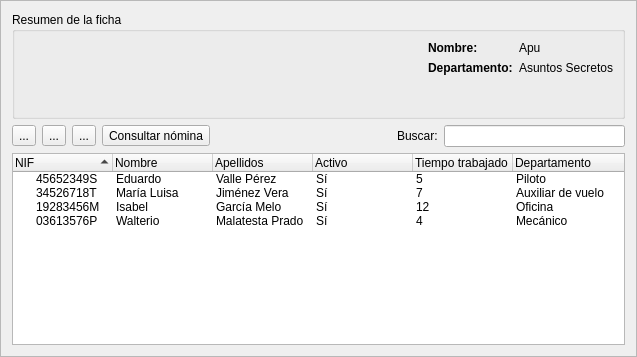
<?xml version="1.0" encoding="UTF-8"?>
<ui version="4.0">
 <class>FConsultarfichaempleado</class>
 <widget class="QFrame" name="FConsultarfichaempleado">
  <property name="windowTitle">
   <string>Frame</string>
  </property>
  <property name="frameShape">
   <enum>QFrame::StyledPanel</enum>
  </property>
  <property name="frameShadow">
   <enum>QFrame::Raised</enum>
  </property>
  <layout class="QVBoxLayout" name="verticalLayout">
   <item>
    <widget class="QGroupBox" name="groupBox">
     <property name="sizePolicy">
      <sizepolicy hsizetype="Preferred" vsizetype="Maximum">
       <horstretch>0</horstretch>
       <verstretch>0</verstretch>
      </sizepolicy>
     </property>
     <property name="maximumSize">
      <size>
       <width>16777215</width>
       <height>107</height>
      </size>
     </property>
     <property name="title">
      <string>Resumen de la ficha</string>
     </property>
     <layout class="QGridLayout" name="gridLayout">
      <item row="0" column="0" rowspan="3">
       <widget class="QLabel" name="foto">
        <property name="sizePolicy">
         <sizepolicy hsizetype="Fixed" vsizetype="Fixed">
          <horstretch>0</horstretch>
          <verstretch>0</verstretch>
         </sizepolicy>
        </property>
        <property name="minimumSize">
         <size>
          <width>81</width>
          <height>71</height>
         </size>
        </property>
        <property name="maximumSize">
         <size>
          <width>81</width>
          <height>71</height>
         </size>
        </property>
        <property name="baseSize">
         <size>
          <width>81</width>
          <height>71</height>
         </size>
        </property>
        <property name="text">
         <string/>
        </property>
        <property name="pixmap">
         <pixmap resource="../appRes.qrc">:/Images/images/Apu.png</pixmap>
        </property>
        <property name="scaledContents">
         <bool>true</bool>
        </property>
       </widget>
      </item>
      <item row="0" column="1" rowspan="2">
       <spacer name="horizontalSpacer_2">
        <property name="orientation">
         <enum>Qt::Horizontal</enum>
        </property>
        <property name="sizeHint" stdset="0">
         <size>
          <width>317</width>
          <height>20</height>
         </size>
        </property>
       </spacer>
      </item>
      <item row="0" column="2">
       <widget class="QLabel" name="label_2">
        <property name="text">
         <string>&lt;html&gt;&lt;head/&gt;&lt;body&gt;&lt;p&gt;&lt;span style=&quot; font-weight:600;&quot;&gt;Nombre:&lt;/span&gt;&lt;/p&gt;&lt;/body&gt;&lt;/html&gt;</string>
        </property>
       </widget>
      </item>
      <item row="0" column="3">
       <widget class="QLabel" name="lbl_nombre">
        <property name="text">
         <string>Apu</string>
        </property>
       </widget>
      </item>
      <item row="1" column="2">
       <widget class="QLabel" name="label_3">
        <property name="text">
         <string>&lt;html&gt;&lt;head/&gt;&lt;body&gt;&lt;p&gt;&lt;span style=&quot; font-weight:600;&quot;&gt;Departamento:&lt;/span&gt;&lt;/p&gt;&lt;/body&gt;&lt;/html&gt;</string>
        </property>
       </widget>
      </item>
      <item row="1" column="3">
       <widget class="QLabel" name="lbl_seccion">
        <property name="text">
         <string>Asuntos Secretos</string>
        </property>
       </widget>
      </item>
      <item row="2" column="2">
       <spacer name="verticalSpacer">
        <property name="orientation">
         <enum>Qt::Vertical</enum>
        </property>
        <property name="sizeHint" stdset="0">
         <size>
          <width>20</width>
          <height>22</height>
         </size>
        </property>
       </spacer>
      </item>
     </layout>
    </widget>
   </item>
   <item>
    <layout class="QHBoxLayout" name="horizontalLayout">
     <item>
      <widget class="QToolButton" name="tb_detalle">
       <property name="text">
        <string>...</string>
       </property>
       <property name="icon">
        <iconset resource="../appRes.qrc">
         <normaloff>:/Icons/tango-icons/16x16/actions/document-properties.png</normaloff>:/Icons/tango-icons/16x16/actions/document-properties.png</iconset>
       </property>
      </widget>
     </item>
     <item>
      <widget class="QToolButton" name="tb_registrar">
       <property name="text">
        <string>...</string>
       </property>
       <property name="icon">
        <iconset resource="../appRes.qrc">
         <normaloff>:/Icons/tango-icons/16x16/actions/list-add.png</normaloff>:/Icons/tango-icons/16x16/actions/list-add.png</iconset>
       </property>
      </widget>
     </item>
     <item>
      <widget class="QToolButton" name="tb_baja">
       <property name="text">
        <string>...</string>
       </property>
       <property name="icon">
        <iconset resource="../appRes.qrc">
         <normaloff>:/Icons/tango-icons/16x16/actions/list-remove.png</normaloff>:/Icons/tango-icons/16x16/actions/list-remove.png</iconset>
       </property>
      </widget>
     </item>
     <item>
      <widget class="QToolButton" name="tb_consnomina">
       <property name="text">
        <string>Consultar nómina</string>
       </property>
      </widget>
     </item>
     <item>
      <spacer name="horizontalSpacer">
       <property name="orientation">
        <enum>Qt::Horizontal</enum>
       </property>
       <property name="sizeHint" stdset="0">
        <size>
         <width>108</width>
         <height>20</height>
        </size>
       </property>
      </spacer>
     </item>
     <item>
      <widget class="QLabel" name="label">
       <property name="text">
        <string>Buscar:</string>
       </property>
      </widget>
     </item>
     <item>
      <widget class="QLineEdit" name="textoBusqueda"/>
     </item>
    </layout>
   </item>
   <item>
    <widget class="QTreeWidget" name="lista">
     <property name="editTriggers">
      <set>QAbstractItemView::DoubleClicked|QAbstractItemView::EditKeyPressed</set>
     </property>
     <property name="sortingEnabled">
      <bool>true</bool>
     </property>
     <column>
      <property name="text">
       <string>NIF</string>
      </property>
      <property name="textAlignment">
       <set>AlignLeft|AlignVCenter</set>
      </property>
      <property name="background">
       <color>
        <red>170</red>
        <green>255</green>
        <blue>255</blue>
       </color>
      </property>
     </column>
     <column>
      <property name="text">
       <string>Nombre</string>
      </property>
      <property name="textAlignment">
       <set>AlignLeft|AlignVCenter</set>
      </property>
      <property name="background">
       <color>
        <red>255</red>
        <green>170</green>
        <blue>127</blue>
       </color>
      </property>
     </column>
     <column>
      <property name="text">
       <string notr="true" comment="dfgf" extracomment="sdfggf">Apellidos</string>
      </property>
      <property name="textAlignment">
       <set>AlignLeft|AlignVCenter</set>
      </property>
      <property name="background">
       <color>
        <red>255</red>
        <green>170</green>
        <blue>255</blue>
       </color>
      </property>
     </column>
     <column>
      <property name="text">
       <string>Activo</string>
      </property>
     </column>
     <column>
      <property name="text">
       <string>Tiempo trabajado en la empresa</string>
      </property>
      <property name="textAlignment">
       <set>AlignLeft|AlignVCenter</set>
      </property>
      <property name="background">
       <color>
        <red>255</red>
        <green>255</green>
        <blue>127</blue>
       </color>
      </property>
     </column>
     <column>
      <property name="text">
       <string>Departamento</string>
      </property>
      <property name="background">
       <color>
        <red>255</red>
        <green>171</green>
        <blue>35</blue>
       </color>
      </property>
     </column>
     <item>
      <property name="text">
       <string>45652349S</string>
      </property>
      <property name="textAlignment">
       <set>AlignHCenter|AlignVCenter|AlignCenter</set>
      </property>
      <property name="text">
       <string>Eduardo</string>
      </property>
      <property name="text">
       <string>Valle Pérez</string>
      </property>
      <property name="textAlignment">
       <set>AlignLeft|AlignVCenter</set>
      </property>
      <property name="text">
       <string>Sí</string>
      </property>
      <property name="textAlignment">
       <set>AlignHCenter|AlignVCenter|AlignCenter</set>
      </property>
      <property name="text">
       <string>5</string>
      </property>
      <property name="textAlignment">
       <set>AlignHCenter|AlignVCenter|AlignCenter</set>
      </property>
      <property name="text">
       <string>Piloto</string>
      </property>
     </item>
     <item>
      <property name="text">
       <string>34526718T</string>
      </property>
      <property name="textAlignment">
       <set>AlignHCenter|AlignVCenter|AlignCenter</set>
      </property>
      <property name="text">
       <string>María Luisa</string>
      </property>
      <property name="background">
       <brush brushstyle="NoBrush">
        <color alpha="255">
         <red>255</red>
         <green>0</green>
         <blue>0</blue>
        </color>
       </brush>
      </property>
      <property name="text">
       <string>Jiménez Vera</string>
      </property>
      <property name="textAlignment">
       <set>AlignLeft|AlignVCenter</set>
      </property>
      <property name="text">
       <string>Sí</string>
      </property>
      <property name="textAlignment">
       <set>AlignHCenter|AlignVCenter|AlignCenter</set>
      </property>
      <property name="text">
       <string>7</string>
      </property>
      <property name="textAlignment">
       <set>AlignHCenter|AlignVCenter|AlignCenter</set>
      </property>
      <property name="text">
       <string>Auxiliar de vuelo</string>
      </property>
     </item>
     <item>
      <property name="text">
       <string>19283456M</string>
      </property>
      <property name="textAlignment">
       <set>AlignHCenter|AlignVCenter|AlignCenter</set>
      </property>
      <property name="text">
       <string>Isabel</string>
      </property>
      <property name="text">
       <string>García Melo</string>
      </property>
      <property name="textAlignment">
       <set>AlignLeft|AlignVCenter</set>
      </property>
      <property name="text">
       <string>Sí</string>
      </property>
      <property name="textAlignment">
       <set>AlignHCenter|AlignVCenter|AlignCenter</set>
      </property>
      <property name="text">
       <string>12</string>
      </property>
      <property name="textAlignment">
       <set>AlignHCenter|AlignVCenter|AlignCenter</set>
      </property>
      <property name="text">
       <string>Oficina</string>
      </property>
     </item>
     <item>
      <property name="text">
       <string>03613576P</string>
      </property>
      <property name="textAlignment">
       <set>AlignHCenter|AlignVCenter|AlignCenter</set>
      </property>
      <property name="text">
       <string>Walterio</string>
      </property>
      <property name="textAlignment">
       <set>AlignLeft|AlignVCenter</set>
      </property>
      <property name="text">
       <string>Malatesta Prado</string>
      </property>
      <property name="textAlignment">
       <set>AlignLeft|AlignVCenter</set>
      </property>
      <property name="text">
       <string>Sí</string>
      </property>
      <property name="textAlignment">
       <set>AlignHCenter|AlignVCenter|AlignCenter</set>
      </property>
      <property name="text">
       <string>4</string>
      </property>
      <property name="textAlignment">
       <set>AlignHCenter|AlignVCenter|AlignCenter</set>
      </property>
      <property name="text">
       <string>Mecánico</string>
      </property>
     </item>
    </widget>
   </item>
  </layout>
 </widget>
 <resources>
  <include location="../appRes.qrc"/>
 </resources>
 <connections/>
</ui>
